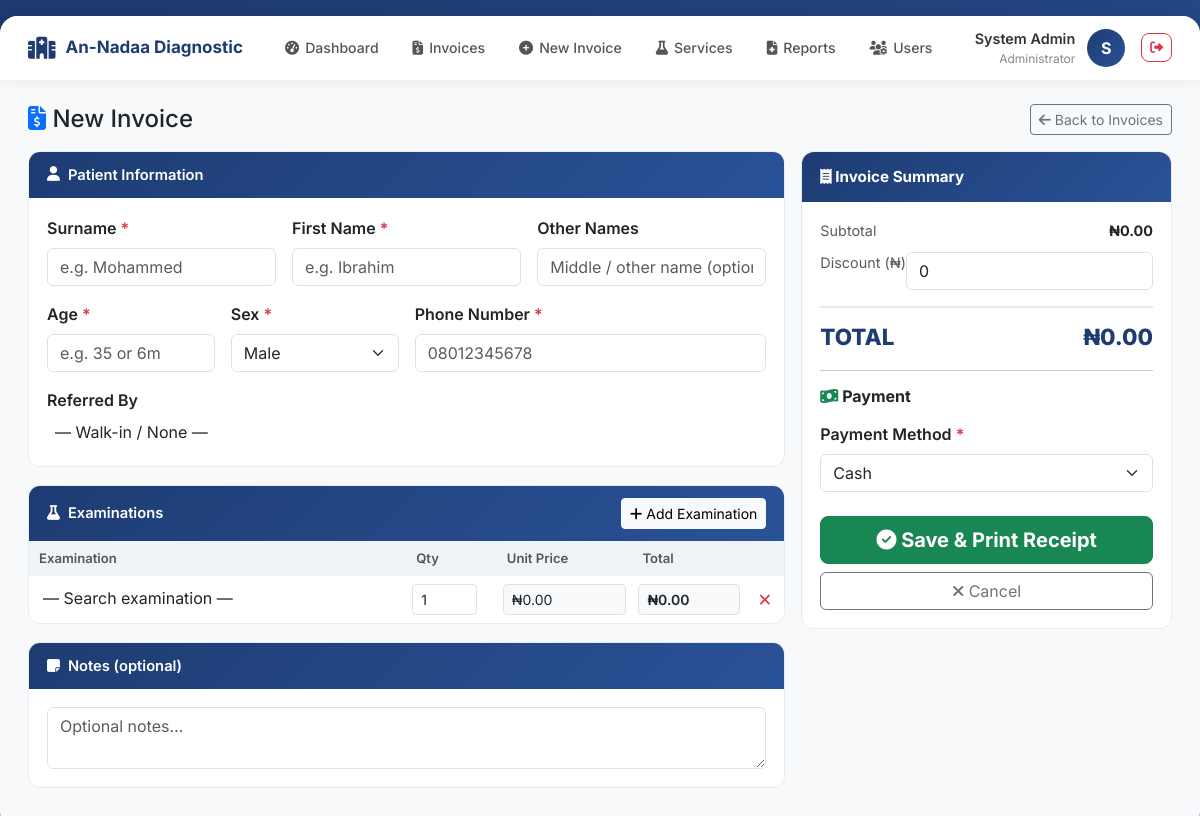
/invoices/create/ (signed in), run on the app's committed database.
### apps/accounts/models.py (models this page shows, shortened)
class User(AbstractUser):
    ROLE_CHOICES = [
        ('ADMIN', 'Administrator'),
        ('CASHIER', 'Cashier'),
        ('DOCTOR', 'Doctor'),
        ('LAB_TECH', 'Lab Technician'),
    ]
    role = models.CharField(max_length=20, choices=ROLE_CHOICES, default='CASHIER')
    phone_number = models.CharField(max_length=20, blank=True)
    class Meta:
        ordering = ['-date_joined']
    @property
    def is_admin(self):
        return self.role == 'ADMIN'

### apps/invoices/views.py (the view, shortened to what this page needs)
# urls.py: path('create/', views.invoice_create, name='create'),
@login_required
@user_passes_test(is_cashier_or_admin)
def invoice_create(request):
    categories = (
        ServiceCategory.objects
        .prefetch_related('services')
        .filter(services__is_active=True)
        .distinct()
        .order_by('name')
    )
    referrals = Referral.objects.filter(is_active=True).order_by('category', 'name')
    form = InvoiceCreateForm()
    return render(request, 'invoices/create.html', {
        'form': form,
        'categories': categories,
        'referrals': referrals,
    })

### apps/invoices/models.py (called while the page is built)
    def __str__(self):
        return f"{self.name} ({self.get_category_display()})"

### apps/invoices/views.py (called while the page is built)
def is_cashier_or_admin(user):
    return user.is_authenticated and user.role in ('ADMIN', 'CASHIER')

### templates/invoices/create.html (shortened to what this page needs)
{% extends 'base.html' %}
{% block content %}
<div class="d-flex justify-content-between align-items-center mb-3">
    <h4 class="mb-0"><i class="fas fa-file-invoice-dollar text-primary"></i> New Invoice</h4>
    <a href="{% url 'invoices:list' %}" class="btn btn-sm btn-outline-secondary">
        <i class="fas fa-arrow-left"></i> Back to Invoices
    </a>
</div>
<form method="post" id="invoiceForm" novalidate>
<div class="row g-3">
    <div class="col-lg-8">
        <div class="form-section">
            <div class="form-section-header">
                <i class="fas fa-user"></i> Patient Information
            </div>
            <div class="form-section-body">
                <div class="row g-3">
                    <div class="col-md-4">
                        <label class="form-label fw-semibold">Surname <span class="text-danger">*</span></label>
                        {{ form.surname }}
                    </div>
                    <div class="col-md-4">
                        <label class="form-label fw-semibold">First Name <span class="text-danger">*</span></label>
                        {{ form.first_name }}
                    </div>
                    <div class="col-md-4">
                        <label class="form-label fw-semibold">Other Names</label>
                        {{ form.other_names }}
                    </div>
                    <div class="col-md-3">
                        <label class="form-label fw-semibold">Age <span class="text-danger">*</span></label>
                        {{ form.age }}
                    </div>
                    <div class="col-md-3">
                        <label class="form-label fw-semibold">Sex <span class="text-danger">*</span></label>
                        {{ form.sex }}
                    </div>
                    <div class="col-md-6">
                        <label class="form-label fw-semibold">Phone Number <span class="text-danger">*</span></label>
                        {{ form.phone_number }}
                    </div>
                    <div class="col-12">
                        <label class="form-label fw-semibold">Referred By</label>
                    </div>
                </div>
            </div>
        </div>
        <div class="form-section">
            <div class="form-section-header">
                <i class="fas fa-flask"></i> Examinations
                <button type="button" class="btn btn-sm btn-light ms-auto" onclick="addServiceRow()">
                    <i class="fas fa-plus"></i> Add Examination
                </button>
            </div>
            <div class="form-section-body p-0">
                <table id="servicesTable">
                    <thead>
                        <tr>
                            <th style="width:50%">Examination</th>
                            <th style="width:12%">Qty</th>
                            <th style="width:18%">Unit Price</th>
                            <th style="width:15%">Total</th>
                            <th style="width:5%"></th>
                        </tr>
                    </thead>
                    <tbody id="servicesBody"></tbody>
                </table>
            </div>
        </div>
        <div class="form-section">
            <div class="form-section-header"><i class="fas fa-sticky-note"></i> Notes (optional)</div>
            <div class="form-section-body">{{ form.notes }}</div>
        </div>
    </div>
    <div class="col-lg-4">
        <div class="summary-panel">
            <div class="summary-header"><i class="fas fa-receipt"></i> Invoice Summary</div>
            <div class="summary-body">
                <div class="summary-row">
                    <span class="text-muted">Subtotal</span>
                    <strong id="subtotalDisplay">₦0.00</strong>
                </div>
                <div class="summary-row align-items-start">
                    <label class="form-label mb-0 text-muted" style="white-space:nowrap;">Discount (₦)</label>
                    {{ form.discount }}
                </div>
                <div class="summary-row summary-total mt-3">
                    <span>TOTAL</span>
                    <span id="totalDisplay">₦0.00</span>
                </div>
                <hr class="my-3">
                <h6 class="fw-bold mb-3"><i class="fas fa-money-bill-wave text-success"></i> Payment</h6>
                <div class="mb-3">
                    <label class="form-label fw-semibold">Payment Method <span class="text-danger">*</span></label>
                    {{ form.payment_method }}
                </div>
                <div class="d-grid gap-2 mt-4">
                    <button type="submit" class="btn btn-success btn-lg fw-bold" id="submitBtn">
                        <i class="fas fa-check-circle"></i> Save & Print Receipt
                    </button>
                    <a href="{% url 'invoices:list' %}" class="btn btn-outline-secondary">
                        <i class="fas fa-times"></i> Cancel
                    </a>
                </div>
            </div>
        </div>
    </div>
</div>
</form>
{% endblock %}

### templates/base.html (shortened to what this page needs)
<!DOCTYPE html>
<html lang="en">
<head>
    <link href="https://cdn.jsdelivr.net/npm/bootstrap@5.3.0/dist/css/bootstrap.min.css" rel="stylesheet">
    <link rel="stylesheet" href="https://cdnjs.cloudflare.com/ajax/libs/font-awesome/6.4.0/css/all.min.css">
    <link href="https://cdn.jsdelivr.net/npm/select2@4.1.0-rc.0/dist/css/select2.min.css" rel="stylesheet">
    <link href="https://cdn.jsdelivr.net/npm/select2-bootstrap-5-theme@1.3.0/dist/select2-bootstrap-5-theme.min.css" rel="stylesheet">
</head>
<body>
<div class="app-container">
    {% if user.is_authenticated %}
    <nav class="navbar-custom">
        <a class="nav-brand" href="{% url 'dashboard:home' %}">
            <i class="fas fa-hospital-alt"></i>
            <span>An-Nadaa Diagnostic</span>
        </a>
        <div class="nav-menu">
            <a href="{% url 'dashboard:home' %}" class="nav-item">
                <i class="fas fa-tachometer-alt"></i> Dashboard
            </a>
            {% if user.is_admin %}
                <a href="{% url 'invoices:list' %}" class="nav-item">
                    <i class="fas fa-file-invoice-dollar"></i> Invoices
                </a>
                <a href="{% url 'invoices:create' %}" class="nav-item">
                    <i class="fas fa-plus-circle"></i> New Invoice
                </a>
                <a href="{% url 'services:list' %}" class="nav-item">
                    <i class="fas fa-flask"></i> Services
                </a>
                <a href="{% url 'reports:list' %}" class="nav-item">
                    <i class="fas fa-file-medical"></i> Reports
                </a>
                <a href="{% url 'accounts:user_list' %}" class="nav-item">
                    <i class="fas fa-users-cog"></i> Users
                </a>
            {% endif %}
        </div>
        <div class="user-profile">
            <div class="user-info">
                <div class="user-name">{{ user.get_full_name|default:user.username }}</div>
                <div class="user-role">{{ user.get_role_display }}</div>
            </div>
            <div class="user-avatar">
                {{ user.get_full_name|first|default:user.username|first|upper }}
            </div>
            <a href="{% url 'accounts:logout' %}" class="btn btn-sm btn-outline-danger ms-1"
               onclick="return confirm('Log out?')" style="border-radius:8px; font-size:.8rem;">
                <i class="fas fa-sign-out-alt"></i>
            </a>
        </div>
    </nav>
    {% endif %}
    <div class="main-content">
        {% block content %}{% endblock %}
    </div>
</div>
</body>
</html>

### templates/base.html (style rules this page uses)
* { margin: 0; padding: 0; box-sizing: border-box; }
body { font-family: 'Inter', sans-serif; background: linear-gradient(135deg, #1e3c72 0%, #2a5298 100%); min-height: 100vh; }
.app-container { max-width: 1440px; margin: 16px auto; background: #f8f9fb; border-radius: 18px; box-shadow: 0 20px 60px rgba(0,0,0,.3); overflow: hidden; }
.navbar-custom { background: #fff; padding: 12px 28px; box-shadow: 0 2px 12px rgba(0,0,0,.06); display: flex; justify-content: space-between; align-items: center; gap: 16px; flex-wrap: wrap; }
.nav-brand { display: flex; align-items: center; gap: 10px; text-decoration: none; }
.nav-brand i { font-size: 22px; color: #1e3c72; }
.nav-brand span { font-size: 17px; font-weight: 700; color: #1e3c72; }
.nav-menu { display: flex; gap: 6px; align-items: center; flex-wrap: wrap; }
.nav-item { display: flex; align-items: center; gap: 6px; color: #555; cursor: pointer; padding: 7px 14px; border-radius: 8px; transition: all .2s; text-decoration: none; font-size: .88rem; font-weight: 500; }
.user-profile { display: flex; align-items: center; gap: 12px; }
.user-info { text-align: right; }
.user-name { font-weight: 600; font-size: .9rem; color: #333; }
.user-role { font-size: .75rem; color: #888; }
.user-avatar { width: 38px; height: 38px; background: linear-gradient(135deg, #1e3c72, #2a5298); border-radius: 50%; display: flex; align-items: center; justify-content: center; color: #fff; font-weight: 700; font-size: 1rem; flex-shrink: 0; }
.main-content { padding: 24px 28px; }

### templates/invoices/create.html (style rules this page uses)
.form-section { background: #fff; border-radius: 12px; border: 1px solid #e8ecf0; margin-bottom: 18px; overflow: hidden; }
.form-section-header { background: linear-gradient(135deg, #1e3c72, #2a5298); color: #fff; padding: 12px 18px; font-weight: 600; font-size: .92rem; display: flex; align-items: center; gap: 8px; }
.form-section-body { padding: 18px; }
#servicesTable { width: 100%; border-collapse: collapse; }
#servicesTable th { background: #f0f4f8; padding: 8px 10px; font-size: .82rem; color: #555; font-weight: 600; text-align: left; }
.summary-panel { background: #fff; border-radius: 12px; border: 1px solid #e8ecf0; position: sticky; top: 20px; }
.summary-header { background: linear-gradient(135deg, #1e3c72, #2a5298); color: #fff; padding: 14px 18px; font-weight: 700; border-radius: 12px 12px 0 0; font-size: .95rem; }
.summary-body { padding: 18px; }
.summary-row { display: flex; justify-content: space-between; align-items: center; margin-bottom: 10px; font-size: .9rem; }
.summary-total { font-size: 1.4rem; font-weight: 800; color: #1e3c72; border-top: 2px solid #e0e8f4; padding-top: 12px; margin-top: 8px; }

### data on the page
User: get_full_name "System Admin", role "Administrator", get_full_name|first "S"
